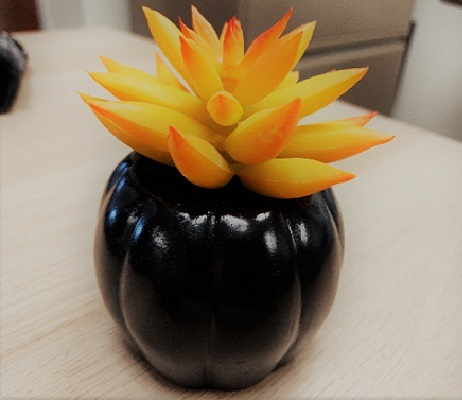
#> input picture food.jpg, 462 x 400 px
$ jupyter execute put_and_del_vignette.ipynb
#> lines starting #> are read from the running program, lines starting #| are printed output that depends on the picture
[cell 1]
### https://www.geeksforgeeks.org/create-a-vignette-filter-using-python-opencv/

import numpy as np
import cv2
import matplotlib.pyplot as plt

#reading the image
input_image = cv2.imread('food.jpg')
#> input_image is the input picture: shape (400, 462, 3); mean B, G, R 99.7, 126.4, 144.7

[cell 2]
plt.imshow(cv2.cvtColor(input_image, cv2.COLOR_BGR2RGB))

[cell 3]
# Extracting the height and width of an image
rows, cols = input_image.shape[:2]
#> rows = 400; cols = 462

# generating vignette mask using Gaussian
# resultant_kernels
X_resultant_kernel = cv2.getGaussianKernel(cols,200)
Y_resultant_kernel = cv2.getGaussianKernel(rows,200)

#generating resultant_kernel matrix
resultant_kernel = Y_resultant_kernel * X_resultant_kernel.T

#creating mask and normalising by using np.linalg
# function
mask = 255 * resultant_kernel / np.linalg.norm(resultant_kernel)
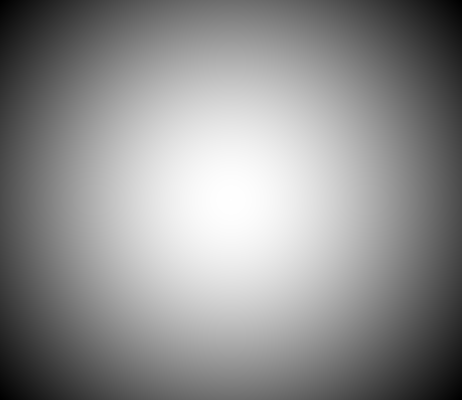
#> resultant_kernel: shape (400, 462) float64; min 2.43e-06, max 7.75e-06, mean 5.41e-06; drawn with min black and max white
vignette = np.copy(input_image)

# applying the mask to each channel in the input image
for i in range(3):
    vignette[:,:,i] = vignette[:,:,i] * mask
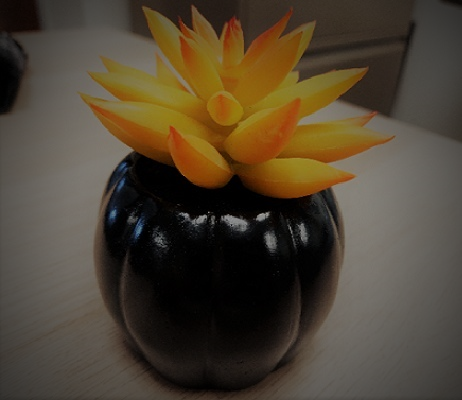
#> vignette: shape (400, 462, 3); mean B, G, R 50.5, 67.3, 78.7


#displaying the vignette filter image
# yo cv2.imwrite('food_vignette.png', vignette)
plt.imshow(cv2.cvtColor(vignette, cv2.COLOR_BGR2RGB))

[cell 4]
#========================================================================
# Extracting the height and width of an image
rows, cols = vignette.shape[:2]

# generating vignette mask using Gaussian
# resultant_kernels
X_resultant_kernel = cv2.getGaussianKernel(cols,200)
Y_resultant_kernel = cv2.getGaussianKernel(rows,200)

mask = np.linalg.norm(resultant_kernel) / (255 * resultant_kernel)
output = np.copy(vignette)

for i in range(3):
    output[:,:,i] = output[:,:,i] * mask

plt.imshow(cv2.cvtColor(output, cv2.COLOR_BGR2RGB))
